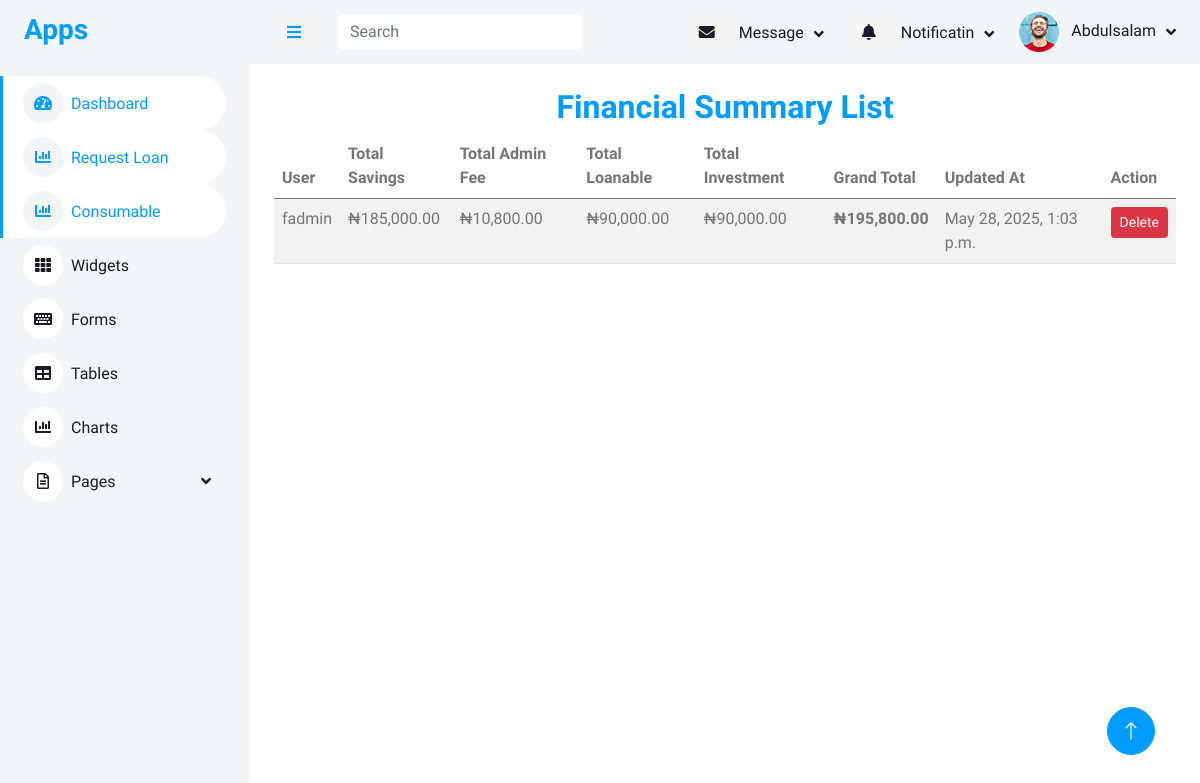
Screenshot of /financial_list/ (signed in) with the database file from the repository.
### accounts/models.py (models this page shows, shortened)
class User(AbstractUser):
    first_name = models.CharField(max_length=100)
    last_name = models.CharField(max_length=100)
    other_name = models.CharField(max_length=100)
    date_of_birth = models.DateField(blank=True,null=True)
    username = models.CharField(max_length=100, unique=True)
    department = models.CharField(max_length=100)
    unit = models.CharField(max_length=100)
    gender = models.ForeignKey(Gender, on_delete=models.CASCADE, blank=True, null=True)
    group = models.ForeignKey(UserGroup, on_delete=models.CASCADE, blank=True, null=True)
    marital_status = models.ForeignKey(MaritalStatus,on_delete=models.SET_NULL, null=True, blank=True)
    religion = models.ForeignKey(Religion, on_delete=models.SET_NULL, null=True, blank=True,)
    passport = models.ImageField(upload_to='passport', blank=True, null=True)
    member_number = models.CharField(max_length=100)

### financialsummary/models.py (models this page shows, shortened)
class FinancialSummary(models.Model):
    user = models.ForeignKey(User,on_delete=models.CASCADE,related_name="financial_summaries")
    total_savings = models.DecimalField(max_digits=12, decimal_places=2, default=Decimal('0.00'))
    total_interest = models.DecimalField(max_digits=12, decimal_places=2, default=Decimal('0.00'))
    total_loanable = models.DecimalField(max_digits=12, decimal_places=2, default=Decimal('0.00'))
    total_investment = models.DecimalField(max_digits=12, decimal_places=2, default=Decimal('0.00'))
    grand_total = models.DecimalField(max_digits=15, decimal_places=2)
    created_at = models.DateTimeField(auto_now_add=True)
    updated_at = models.DateTimeField(auto_now=True)
    class Meta:
        verbose_name = "Financial Summary"
        verbose_name_plural = "Financial Summaries"
        ordering = ['-created_at']

### financialsummary/views.py (the view)
# urls.py: path('financial_list/', views.list_financial_summaries, name='financial_list'),
def list_financial_summaries(request):
    summaries = FinancialSummary.objects.select_related('user').all()
    context = {'summaries': summaries}
    return render(request, 'financial/summary_list.html', context)

### templates/financial/summary_list.html (shortened to what this page needs)
{% extends 'base/base.html' %}
{% load humanize %}
{% block content %}
<div class="container-fluid mt-4 px-4">
    <h2 class="text-center text-primary">Financial Summary List</h2>
    <div class="table-responsive">
        <table class="table table-striped">
            <thead>
                <tr>
                    <th>User</th>
                    <th>Total Savings</th>
                    <th>Total Admin Fee</th>
                    <th>Total Loanable</th>
                    <th>Total Investment</th>
                    <th>Grand Total</th>
                    <th>Updated At</th>
                    <th>Action</th>
                </tr>
            </thead>
            <tbody>
                {% for summary in summaries %}
                <tr>
                    <td>{{ summary.user.first_name|default:"(No User)" }}</td>
                    <td>&#8358;{{ summary.total_savings|intcomma }}</td>
                    <td>&#8358;{{ summary.total_interest|intcomma }}</td>
                    <td>&#8358;{{ summary.total_loanable|intcomma }}</td>
                    <td>&#8358;{{ summary.total_investment|intcomma }}</td>
                    <td><strong>&#8358;{{ summary.grand_total|intcomma }}</strong></td>
                    <td>{{ summary.updated_at }}</td>
                    <td>
                        <button class="btn btn-danger btn-sm" data-bs-toggle="modal" data-bs-target="#deleteModal{{ summary.pk }}">
                            Delete
                        </button>
                    </td>
                </tr>
                {% empty %}
                <tr>
                    <td colspan="8">No financial summaries available.</td>
                </tr>
                {% endfor %}
            </tbody>
        </table>
    </div>
</div>
{% endblock content %}

### templates/include/navbar.html (shortened to what this page needs)
<nav class="navbar navbar-expand bg-light navbar-light sticky-top px-4 py-0">
    <a href="#" class="sidebar-toggler flex-shrink-0">
        <i class="fa fa-bars"></i>
    </a>
    <form method="get" action="{% url 'search_member' %}" class="d-none d-md-flex ms-4">
        <input class="form-control border-0" name="search_term" type="search" placeholder="Search">
    </form>
    <div class="navbar-nav align-items-center ms-auto">
        <div class="nav-item dropdown">
            <a href="#" class="nav-link dropdown-toggle" data-bs-toggle="dropdown">
                <i class="fa fa-envelope me-lg-2"></i>
                <span class="d-none d-lg-inline-flex">Message</span>
            </a>
        </div>
        <div class="nav-item dropdown">
            <a href="#" class="nav-link dropdown-toggle" data-bs-toggle="dropdown">
                <i class="fa fa-bell me-lg-2"></i>
                <span class="d-none d-lg-inline-flex">Notificatin</span>
            </a>
        </div>
        <div class="nav-item dropdown">
            <a href="#" class="nav-link dropdown-toggle" data-bs-toggle="dropdown">
                <img class="rounded-circle me-lg-2" src="/static/img/user.jpg" alt=""
                    style="width: 40px; height: 40px;">
                <span class="d-none d-lg-inline-flex">{{request.user.first_name}}</span>
            </a>
        </div>
    </div>
</nav>

### static/css/style.css (style rules this page uses)
:root { --primary: #009CFF; --light: #F3F6F9; --dark: #191C24; }
.btn { transition: .5s; }
.content .navbar .navbar-nav .nav-link { margin-left: 25px; padding: 12px 0; color: var(--dark); outline: none; }
.content .navbar .sidebar-toggler, .content .navbar .navbar-nav .nav-link i { width: 40px; height: 40px; display: inline-flex; align-items: center; justify-content: center; background: #f5f5f5; border-radius: 40px; }
.content .navbar .dropdown-toggle::after { margin-left: 6px; vertical-align: middle; border: none; content: "\f107"; font-family: "Font Awesome 5 Free"; font-weight: 900; transition: .5s; }

### rows the page displays
User: user.first_name "Abdulsalam"
FinancialSummary: user.first_name "fadmin", total_savings "185,000.00", total_interest "10,800.00", total_loanable "90,000.00", total_investment "90,000.00", grand_total "195,800.00", updated_at "May 28, 2025, 1:03 p.m."
